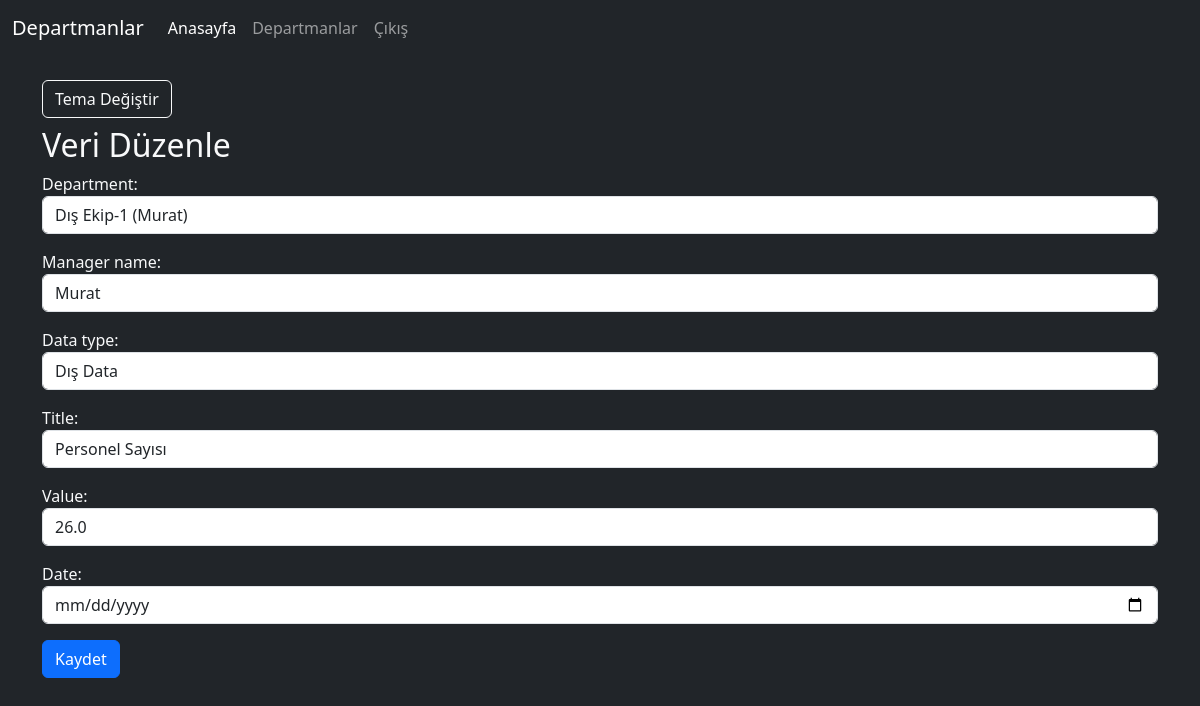
/edit_data/6/, run on the app's committed database.
### departmanlar/models.py (models this page shows, shortened)
class DataRecord(models.Model):
    DEPARTMENT_CHOICES = [
        ('Dış Ekip-1 (Murat)', 'Dış Ekip-1 (Murat)'),
        ('Dış Ekip-2 (Mertcan)', 'Dış Ekip-2 (Mertcan)'),
        ('Karşılama Ekibi (Ece)', 'Karşılama Ekibi (Ece)'),
        ('Dönüşüm Ekibi (Alper)', 'Dönüşüm Ekibi (Alper)'),
        ('Yatırımlı Pasif Ekibi (Asuman)', 'Yatırımlı Pasif Ekibi (Asuman)'),
        ('Retation Ekibi (Asuman)', 'Retation Ekibi (Asuman)'),
    ]
    department = models.CharField(max_length=100, choices=DEPARTMENT_CHOICES)
    DATA_TYPE_CHOICES = (
        ('dis', 'Dış Data'),
        ('ic', 'İç Data'),
    )
    department = models.CharField(max_length=50, choices=DEPARTMENT_CHOICES, default="Dış Ekip-1 (Murat)")
    manager_name = models.CharField(max_length=100, default="Bilinmiyor")
    data_type = models.CharField(max_length=10, choices=DATA_TYPE_CHOICES, default="dis")
    title = models.CharField(max_length=100, default="Bilinmiyor")
    value = models.FloatField(default=0)
    date = models.DateField(null=True, blank=True)

### departmanlar/views.py (the view)
# urls.py: path('edit_data/<int:pk>/', views.edit_data, name='edit_data'),
def edit_data(request, pk):
    record = get_object_or_404(DataRecord, pk=pk)
    if request.method == 'POST':
        form = DataRecordForm(request.POST, instance=record)
        if form.is_valid():
            form.save()
            messages.success(request, "Veri güncellendi.")
            return redirect('dashboard')
        else:
            messages.error(request, "Formda hata var.")
    else:
        form = DataRecordForm(instance=record)
    return render(request, 'departmanlar/edit_data.html', {'form': form, 'record': record})

### departmanlar/forms.py (shortened to what this page needs)
class DataRecordForm(forms.ModelForm):
    class Meta:
        model = DataRecord
        fields = '__all__'
        widgets = {
            'date': forms.DateInput(attrs={'type': 'date', 'class': 'form-control'}),
            'department': forms.Select(attrs={'class': 'form-control'}),
            'data_type': forms.Select(attrs={'class': 'form-control'}),
            'manager_name': forms.TextInput(attrs={'class': 'form-control'}),
            'title': forms.TextInput(attrs={'class': 'form-control'}),
            'value': forms.TextInput(attrs={'class': 'form-control'}),
        }

### departmanlar/templates/departmanlar/edit_data.html (shortened to what this page needs)
{% extends "base.html" %}
{% block content %}
<h2>Veri Düzenle</h2>
<form method="post">
    {{ form.as_p }}
    <button type="submit" class="btn btn-primary">Kaydet</button>
</form>
{% endblock %}

### data on the page
DataRecord: department "Dış Ekip-1 (Murat)", manager_name "Murat", data_type "Dış Data", title "Personel Sayısı", value "26.0"
